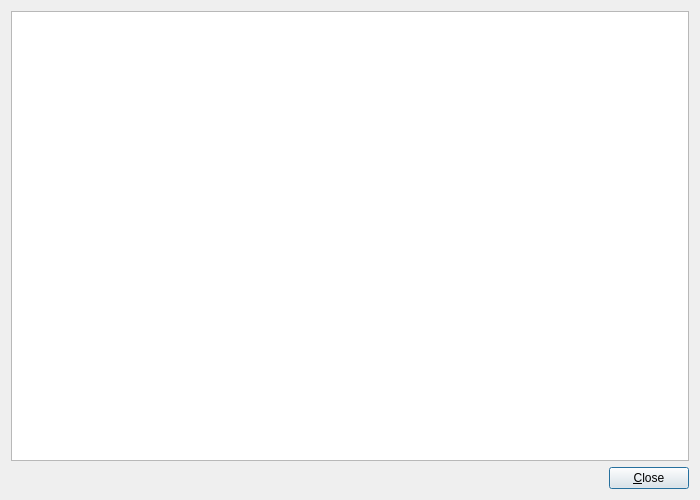
<?xml version="1.0" encoding="UTF-8"?>
<ui version="4.0">
 <class>BuildLogViewer</class>
 <widget class="QDialog" name="BuildLogViewer">
  <property name="geometry">
   <rect>
    <x>0</x>
    <y>0</y>
    <width>700</width>
    <height>500</height>
   </rect>
  </property>
  <property name="windowTitle">
   <string>Build log viewer</string>
  </property>
  <layout class="QVBoxLayout" name="verticalLayout">
   <item>
    <widget class="QTextEdit" name="textEdit">
     <property name="undoRedoEnabled">
      <bool>false</bool>
     </property>
     <property name="readOnly">
      <bool>true</bool>
     </property>
    </widget>
   </item>
   <item>
    <layout class="QHBoxLayout" name="horizontalLayout">
     <item>
      <spacer name="horizontalSpacer">
       <property name="orientation">
        <enum>Qt::Horizontal</enum>
       </property>
       <property name="sizeHint" stdset="0">
        <size>
         <width>40</width>
         <height>20</height>
        </size>
       </property>
      </spacer>
     </item>
     <item>
      <widget class="QPushButton" name="pushButton">
       <property name="text">
        <string>&amp;Close</string>
       </property>
      </widget>
     </item>
    </layout>
   </item>
  </layout>
 </widget>
 <resources/>
 <connections>
  <connection>
   <sender>pushButton</sender>
   <signal>clicked()</signal>
   <receiver>BuildLogViewer</receiver>
   <slot>close()</slot>
   <hints>
    <hint type="sourcelabel">
     <x>650</x>
     <y>475</y>
    </hint>
    <hint type="destinationlabel">
     <x>349</x>
     <y>249</y>
    </hint>
   </hints>
  </connection>
 </connections>
</ui>
